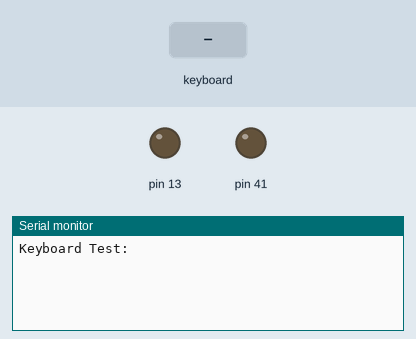
A sketch run on a simulated Arduino Mega 2560, built with avr-gcc and run on an emulated ATmega2560. Shown: output pins drawn as LEDs (lit = HIGH), the last lines printed to the serial monitor. Inputs (shaded band) come from the test bench.

Above: at 2.2 s.
2.3 s: PS/2 keyboard text "1" received
At 2.7 s:
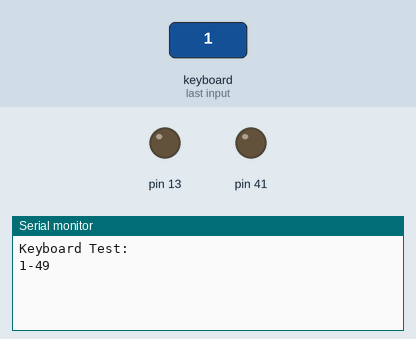
3.8 s: PS/2 keyboard text "a" received
At 5.0 s:
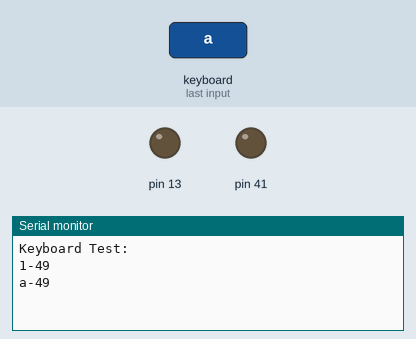

Measured:
- after the input at 2.3 s, the serial monitor: prints a new line at once (image 1)
- after the input at 3.8 s, the serial monitor: prints a new line at once (image 2)

The sketch:

Keyboard.ino
```cpp
#include "PS2Keyboard.h"

const int DataPin = 3;
const int IRQpin =  2;


PS2Keyboard keyboard;

void setup() {
  delay(1000);
  keyboard.begin(DataPin, IRQpin, PS2Keymap_German);
  Serial.begin(9600);
  Serial.println("Keyboard Test:");
  pinMode (13, OUTPUT);
  pinMode (41, OUTPUT);
}

void loop() {
  if (keyboard.available()) {

    // read the next key
    char c = keyboard.read();

    // check for some of the special keys
    if (c == PS2_ENTER) {
      Serial.println();
    } else if (c == PS2_TAB) {
      Serial.print("[Tab]");
      digitalWrite(13, HIGH);
    } else if (c == PS2_ESC) {
      Serial.print("[ESC]");
      digitalWrite(13, LOW);
    } else if (c == PS2_PAGEDOWN) {
      Serial.print("[PgDn]");
    } else if (c == PS2_PAGEUP) {
      Serial.print("[PgUp]");
    } else if (c == PS2_LEFTARROW) {
      Serial.print("[Left]");
    } else if (c == PS2_RIGHTARROW) {
      Serial.print("[Right]");
    } else if (c == PS2_UPARROW) {
      Serial.print("[Up]");
    } else if (c == PS2_DOWNARROW) {
      Serial.print("[Down]");
    } else if (c == PS2_DELETE) {
      Serial.print("[Del]");
    }else {
            // otherwise, just print all normal characters
      Serial.print(c);
    }
    char x = 1;
    if ( c == x)
    {
      Serial.println("Das l wurde gedrückt mit x");
    }


    Serial.println(strcmp(c, "1"));

    if (strcmp (c,"1") == 1)
    {
      Serial.println("Das l wurde gedrückt");
     }

  }

}
```
